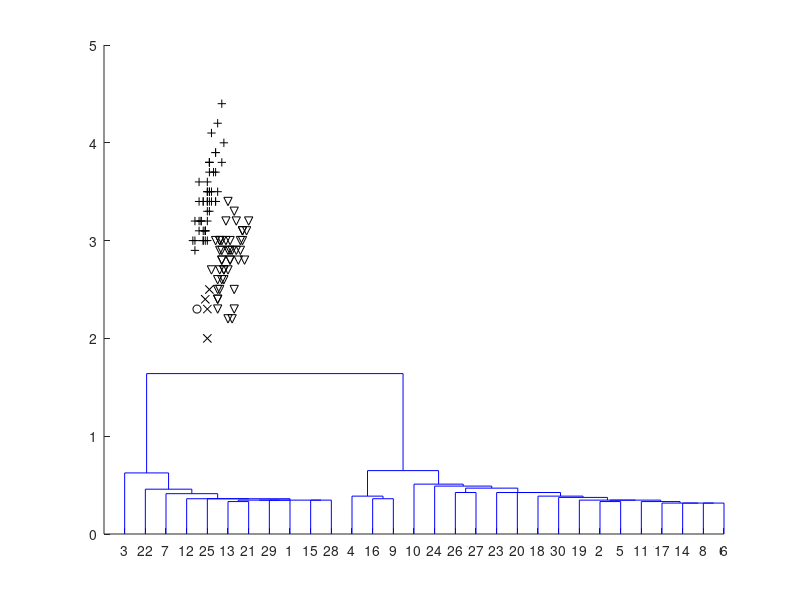

This chart was generated by the following MATLAB code:
% Task 2.2

% read raw data
S = dlmread('wbsa0350.dat');

%% Hierachical Clustering

A = pdist(S); % calc distances

%disp(squareform(A)); % check matrix of A, optional

B = linkage(A); % build clustertree

dendrogram(B); % plot cluster tree

% --> Seems to be 4 by interpreting dendogram1

nocl = 4; % number of clusters, var can be used for the rest of script

HC = cluster(B,'maxclust',nocl);
%disp(HC);

HC1 = S(HC==1,:);
HC2 = S(HC==2,:);
HC3 = S(HC==3,:);
HC4 = S(HC==4,:);

% optional plotting, does not work
hold on
plot(HC1(:,1),HC1(:,2), 'ok')
plot(HC2(:,1),HC2(:,2), 'xk')
plot(HC3(:,1),HC3(:,2), '+k')
plot(HC4(:,1),HC4(:,2), 'vk')


[noelHC1,~] = size(HC1);
[noelHC2,~] = size(HC2);
[noelHC3,~] = size(HC3);
[noelHC4,~] = size(HC4);

fprintf('hierachical Clustering: Num Elements in clusters: %i, %i, %i,%i\n',noelHC1,noelHC2,noelHC3,noelHC4);


%% K-mean-Clustering

KM = kmeans(S, nocl); % use clusternum
KM1 = S(KM==1,:);
KM2 = S(KM==2,:);
KM3 = S(KM==3,:);
KM4 = S(KM==4,:);

[noelKM1,~] = size(KM1);
[noelKM2,~] = size(KM2);
[noelKM3,~] = size(KM3);
[noelKM4,~] = size(KM4);

fprintf('K-mean-clustering: num Elementes in clusters: %i, %i, %i,%i\n',noelKM1,noelKM2,noelKM3,noelKM4);


%% fuzzy k-mean clustering

centrS = zscore(S); % centralize data

% Z:= Centers, U := Zuordnungsmatrix, J := function Values
[Z,U,J] = fcm(centrS,nocl); % do clustering

%
UBiggerThanThird = U(:,(sum(U>0.33) >= 2));

% values from data
SBiggerThanThird = S((sum(U>0.33) >= 2),:);

% data < 1/3 of a cluster
USmallerThanThird = U(:,unique(U<0.33));
%values from Data
SSmallerThanThird = S(unique(U<0.33),:);